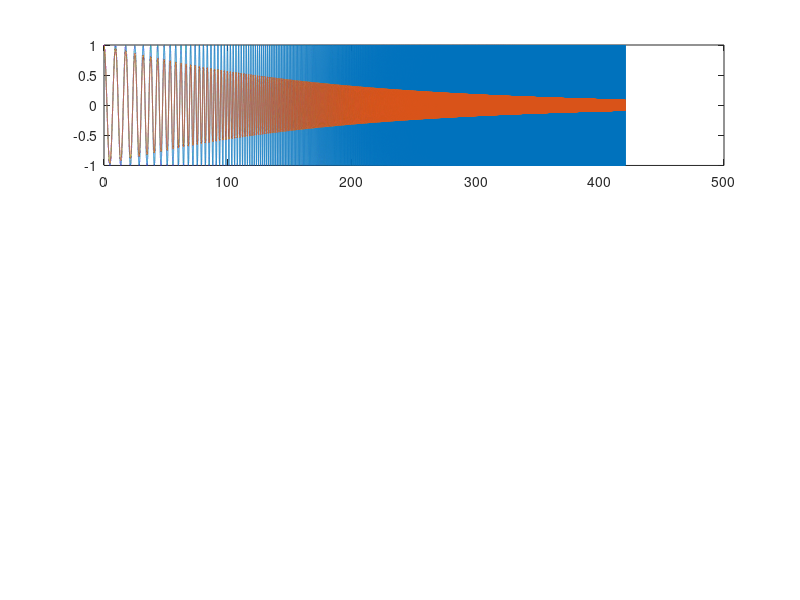

This figure's MATLAB source: (Note: this script raises an error after producing the figure.)
clear, clc, close all

%% Chirp Paramters

f1 = 0.1;           % Initial frequency
f2 = 40.0;          % Frequency at sweep length

A1 = 1.75;          % Initial amplitude in mm
A2 = 0.2;           % Final amplitude in mm

chirp_length = 380; % Chirp length in seconds

% Exponential decay parameter
tau = -chirp_length/log(A2/A1);

%% Calculate Chirp and Spectrum
t = linspace(0, 420, 420*1000);

x = chirp(t, 0.1, 420, 40, "logarithmic");
x1 = exp(-t./tau).*x;
subplot(3, 1, 1)
plot(t, x), hold on
plot(t, x1)

[X_mag, X_phase, f, Fs] = normalized_fft(x, t);
[X1_mag, X1_phase, f1, Fs1] = normalized_fft(x1, t);

%% 
subplot(3, 1, 2)
loglog(f, X_mag), hold on
loglog(f1, X1_mag)

subplot(3, 1, 3)
semilogx(f, X_phase), hold on
semilogx(f1, X1_phase)


function [P1_mag, P1_phase, f, Fs] = normalized_fft(signal, time)
    Fs = 1 / mean(diff(time)); % Sampling frequency
    L = length(signal); % Length of the signal

    Y = fft(signal); % Compute the FFT

    P2 = Y/L; % Two-sided spectrum

    P1 = P2(1:L/2+1); % Single-sided spectrum
    P1(2:end-1) = 2*P1(2:end-1); % Correct the amplitude

    P1_phase = unwrap(angle(P1))*(180/pi);
    P1_mag = abs(P1); % Magnitude of the FFT
    f = Fs*(0:(L/2))/L; % Frequency vector

end